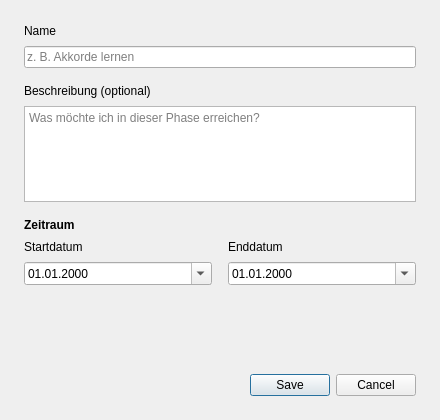
<?xml version="1.0" encoding="UTF-8"?>
<ui version="4.0">
 <class>TimelinePhaseDialog</class>
 <widget class="QDialog" name="TimelinePhaseDialog">
  <property name="geometry">
   <rect>
    <x>0</x>
    <y>0</y>
    <width>440</width>
    <height>420</height>
   </rect>
  </property>
  <property name="windowTitle">
   <string>Phase hinzufügen</string>
  </property>
  <layout class="QVBoxLayout" name="dialogLayout">
   <property name="spacing">
    <number>16</number>
   </property>
   <property name="leftMargin">
    <number>24</number>
   </property>
   <property name="topMargin">
    <number>24</number>
   </property>
   <property name="rightMargin">
    <number>24</number>
   </property>
   <property name="bottomMargin">
    <number>24</number>
   </property>
   <!-- Name (Pflichtfeld) -->
   <item>
    <layout class="QVBoxLayout" name="nameFieldLayout">
     <property name="spacing">
      <number>8</number>
     </property>
     <item>
      <widget class="QLabel" name="nameLabel">
       <property name="text">
        <string>Name</string>
       </property>
      </widget>
     </item>
     <item>
      <widget class="QLineEdit" name="nameEdit">
       <property name="placeholderText">
        <string>z. B. Akkorde lernen</string>
       </property>
      </widget>
     </item>
    </layout>
   </item>
   <!-- Beschreibung (optional) -->
   <item>
    <layout class="QVBoxLayout" name="descriptionFieldLayout">
     <property name="spacing">
      <number>8</number>
     </property>
     <item>
      <widget class="QLabel" name="descriptionLabel">
       <property name="text">
        <string>Beschreibung (optional)</string>
       </property>
      </widget>
     </item>
     <item>
      <widget class="QTextEdit" name="descriptionEdit">
       <property name="maximumSize">
        <size>
         <width>16777215</width>
         <height>96</height>
        </size>
       </property>
       <property name="placeholderText">
        <string>Was möchte ich in dieser Phase erreichen?</string>
       </property>
      </widget>
     </item>
    </layout>
   </item>
   <!-- Zeitraum: Start- und Enddatum (beide Pflichtfelder) -->
   <item>
    <layout class="QVBoxLayout" name="periodFieldLayout">
     <property name="spacing">
      <number>8</number>
     </property>
     <item>
      <widget class="QLabel" name="periodLabel">
       <property name="font">
        <font>
         <bold>true</bold>
        </font>
       </property>
       <property name="text">
        <string>Zeitraum</string>
       </property>
      </widget>
     </item>
     <item>
      <layout class="QHBoxLayout" name="periodRowLayout">
       <property name="spacing">
        <number>16</number>
       </property>
       <item>
        <layout class="QVBoxLayout" name="startDateColumnLayout">
         <property name="spacing">
          <number>8</number>
         </property>
         <item>
          <widget class="QLabel" name="startDateLabel">
           <property name="text">
            <string>Startdatum</string>
           </property>
          </widget>
         </item>
         <item>
          <widget class="QDateEdit" name="startDateEdit">
           <property name="calendarPopup">
            <bool>true</bool>
           </property>
           <property name="displayFormat">
            <string>dd.MM.yyyy</string>
           </property>
          </widget>
         </item>
        </layout>
       </item>
       <item>
        <layout class="QVBoxLayout" name="endDateColumnLayout">
         <property name="spacing">
          <number>8</number>
         </property>
         <item>
          <widget class="QLabel" name="endDateLabel">
           <property name="text">
            <string>Enddatum</string>
           </property>
          </widget>
         </item>
         <item>
          <widget class="QDateEdit" name="endDateEdit">
           <property name="calendarPopup">
            <bool>true</bool>
           </property>
           <property name="displayFormat">
            <string>dd.MM.yyyy</string>
           </property>
          </widget>
         </item>
        </layout>
       </item>
      </layout>
     </item>
    </layout>
   </item>
   <item>
    <spacer name="dialogSpacer">
     <property name="orientation">
      <enum>Qt::Orientation::Vertical</enum>
     </property>
     <property name="sizeHint" stdset="0">
      <size>
       <width>20</width>
       <height>8</height>
      </size>
     </property>
    </spacer>
   </item>
   <!-- Aktionen: Abbrechen / Speichern -->
   <item>
    <widget class="QDialogButtonBox" name="buttonBox">
     <property name="orientation">
      <enum>Qt::Orientation::Horizontal</enum>
     </property>
     <property name="standardButtons">
      <set>QDialogButtonBox::StandardButton::Cancel|QDialogButtonBox::StandardButton::Save</set>
     </property>
    </widget>
   </item>
  </layout>
 </widget>
 <resources/>
 <connections>
  <connection>
   <sender>buttonBox</sender>
   <signal>accepted()</signal>
   <receiver>TimelinePhaseDialog</receiver>
   <slot>accept()</slot>
   <hints>
    <hint type="sourcelabel">
     <x>220</x>
     <y>396</y>
    </hint>
    <hint type="destinationlabel">
     <x>220</x>
     <y>210</y>
    </hint>
   </hints>
  </connection>
  <connection>
   <sender>buttonBox</sender>
   <signal>rejected()</signal>
   <receiver>TimelinePhaseDialog</receiver>
   <slot>reject()</slot>
   <hints>
    <hint type="sourcelabel">
     <x>220</x>
     <y>396</y>
    </hint>
    <hint type="destinationlabel">
     <x>220</x>
     <y>210</y>
    </hint>
   </hints>
  </connection>
 </connections>
</ui>
